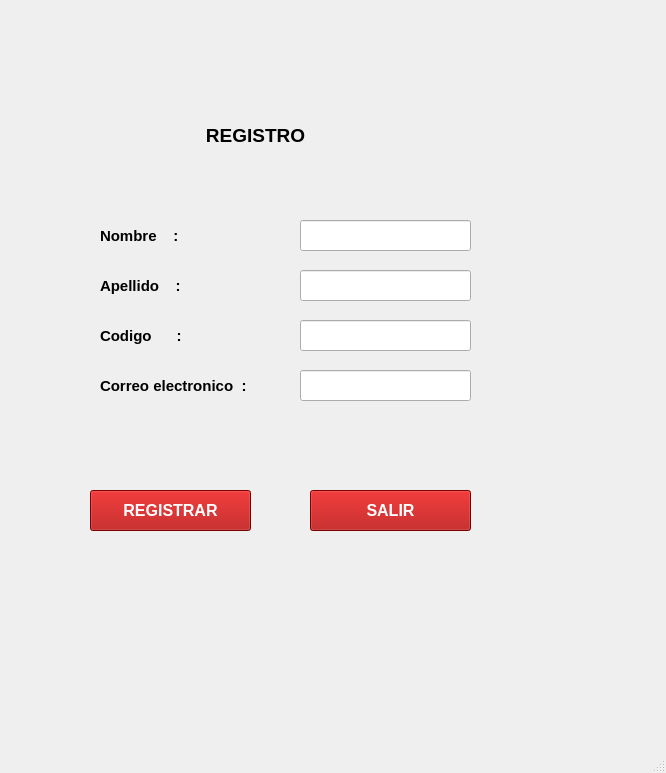
<?xml version="1.0" encoding="UTF-8"?>
<ui version="4.0">
 <class>MainWindow</class>
 <widget class="QMainWindow" name="MainWindow">
  <property name="geometry">
   <rect>
    <x>0</x>
    <y>0</y>
    <width>666</width>
    <height>773</height>
   </rect>
  </property>
  <property name="windowTitle">
   <string>MainWindow</string>
  </property>
  <widget class="QWidget" name="centralwidget">
   <widget class="QLabel" name="label">
    <property name="geometry">
     <rect>
      <x>100</x>
      <y>220</y>
      <width>101</width>
      <height>31</height>
     </rect>
    </property>
    <property name="font">
     <font>
      <pointsize>11</pointsize>
      <weight>75</weight>
      <bold>true</bold>
     </font>
    </property>
    <property name="text">
     <string>Nombre    :</string>
    </property>
   </widget>
   <widget class="QLabel" name="label_2">
    <property name="geometry">
     <rect>
      <x>100</x>
      <y>270</y>
      <width>101</width>
      <height>31</height>
     </rect>
    </property>
    <property name="font">
     <font>
      <pointsize>11</pointsize>
      <weight>75</weight>
      <bold>true</bold>
     </font>
    </property>
    <property name="text">
     <string>Apellido    :</string>
    </property>
   </widget>
   <widget class="QLabel" name="label_4">
    <property name="geometry">
     <rect>
      <x>100</x>
      <y>320</y>
      <width>161</width>
      <height>31</height>
     </rect>
    </property>
    <property name="font">
     <font>
      <pointsize>11</pointsize>
      <weight>75</weight>
      <bold>true</bold>
     </font>
    </property>
    <property name="text">
     <string>Codigo      :</string>
    </property>
   </widget>
   <widget class="QLineEdit" name="text_nombre">
    <property name="geometry">
     <rect>
      <x>300</x>
      <y>220</y>
      <width>171</width>
      <height>31</height>
     </rect>
    </property>
   </widget>
   <widget class="QLineEdit" name="text_apellido">
    <property name="geometry">
     <rect>
      <x>300</x>
      <y>270</y>
      <width>171</width>
      <height>31</height>
     </rect>
    </property>
   </widget>
   <widget class="QLineEdit" name="text_codigo">
    <property name="geometry">
     <rect>
      <x>300</x>
      <y>320</y>
      <width>171</width>
      <height>31</height>
     </rect>
    </property>
   </widget>
   <widget class="QLabel" name="label_5">
    <property name="geometry">
     <rect>
      <x>190</x>
      <y>120</y>
      <width>131</width>
      <height>31</height>
     </rect>
    </property>
    <property name="font">
     <font>
      <pointsize>14</pointsize>
      <weight>75</weight>
      <bold>true</bold>
     </font>
    </property>
    <property name="text">
     <string>REGISTRO</string>
    </property>
    <property name="alignment">
     <set>Qt::AlignCenter</set>
    </property>
   </widget>
   <widget class="QPushButton" name="btn_registrar">
    <property name="geometry">
     <rect>
      <x>90</x>
      <y>490</y>
      <width>161</width>
      <height>41</height>
     </rect>
    </property>
    <property name="font">
     <font>
      <pointsize>12</pointsize>
      <weight>75</weight>
      <bold>true</bold>
     </font>
    </property>
    <property name="styleSheet">
     <string notr="true">background:rgb(170, 0, 0); color:white;</string>
    </property>
    <property name="text">
     <string>REGISTRAR</string>
    </property>
   </widget>
   <widget class="QLabel" name="label_6">
    <property name="geometry">
     <rect>
      <x>100</x>
      <y>370</y>
      <width>171</width>
      <height>31</height>
     </rect>
    </property>
    <property name="font">
     <font>
      <pointsize>11</pointsize>
      <weight>75</weight>
      <bold>true</bold>
     </font>
    </property>
    <property name="text">
     <string>Correo electronico  :</string>
    </property>
   </widget>
   <widget class="QLineEdit" name="text_correo">
    <property name="geometry">
     <rect>
      <x>300</x>
      <y>370</y>
      <width>171</width>
      <height>31</height>
     </rect>
    </property>
   </widget>
   <widget class="QPushButton" name="btn_salir">
    <property name="geometry">
     <rect>
      <x>310</x>
      <y>490</y>
      <width>161</width>
      <height>41</height>
     </rect>
    </property>
    <property name="font">
     <font>
      <pointsize>12</pointsize>
      <weight>75</weight>
      <bold>true</bold>
     </font>
    </property>
    <property name="styleSheet">
     <string notr="true">background:rgb(170, 0, 0); color:white;</string>
    </property>
    <property name="text">
     <string>SALIR</string>
    </property>
   </widget>
  </widget>
  <widget class="QMenuBar" name="menubar">
   <property name="geometry">
    <rect>
     <x>0</x>
     <y>0</y>
     <width>666</width>
     <height>26</height>
    </rect>
   </property>
  </widget>
  <widget class="QStatusBar" name="statusbar"/>
 </widget>
 <resources/>
 <connections/>
</ui>
